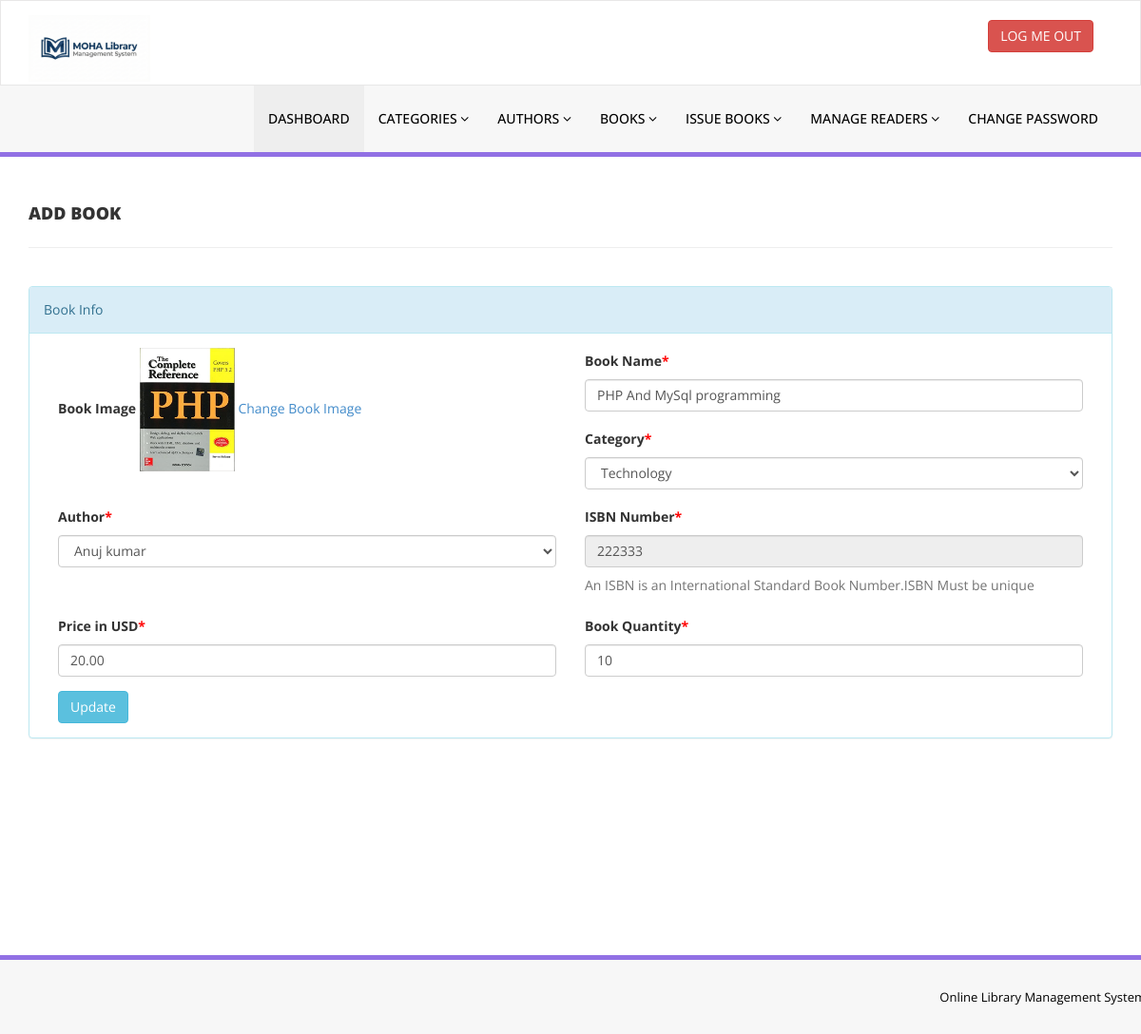
The page /admin/edit-book.php?bookid=1 (signed in) on the database as committed earlier.
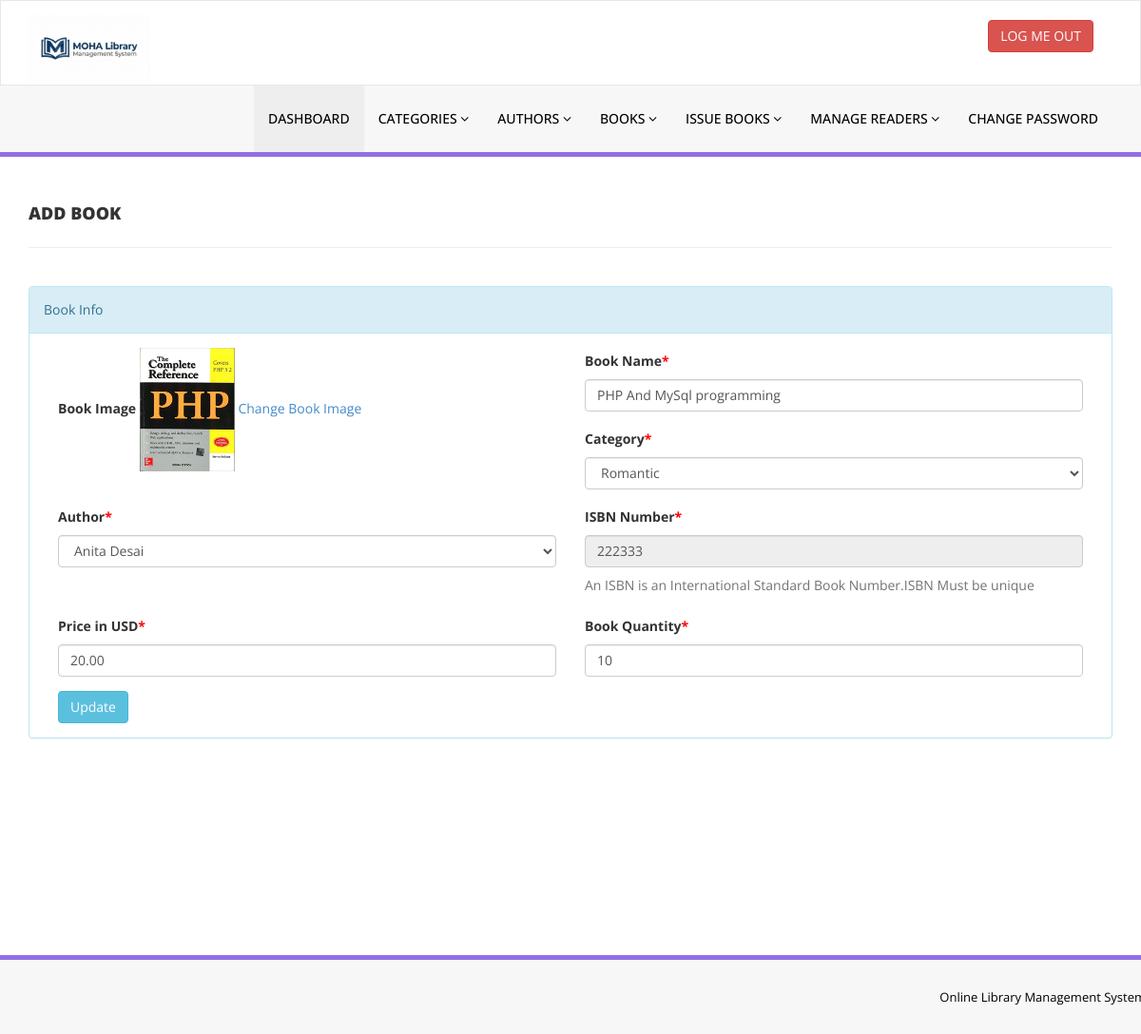
The same page on the database as committed later.
### tables this page shows
CREATE TABLE `tblbooks` (
  `id` int(11) NOT NULL,
  `BookName` varchar(255) DEFAULT NULL,
  `CatId` int(11) DEFAULT NULL,
  `AuthorId` int(11) DEFAULT NULL,
  `ISBNNumber` varchar(25) DEFAULT NULL,
  `BookPrice` decimal(10,2) DEFAULT NULL,
  `bookImage` varchar(250) NOT NULL,
  `isIssued` int(1) DEFAULT NULL,
  `RegDate` timestamp NULL DEFAULT current_timestamp(),
  `UpdationDate` timestamp NULL DEFAULT NULL ON UPDATE current_timestamp(),
  `bookQty` int(11) DEFAULT NULL
);

CREATE TABLE `tblcategory` (
  `id` int(11) NOT NULL,
  `CategoryName` varchar(150) DEFAULT NULL,
  `Status` int(1) DEFAULT NULL,
  `CreationDate` timestamp NULL DEFAULT current_timestamp(),
  `UpdationDate` timestamp NULL DEFAULT '0000-00-00 00:00:00' ON UPDATE current_timestamp()
);

CREATE TABLE `tblauthors` (
  `id` int(11) NOT NULL,
  `AuthorName` varchar(159) DEFAULT NULL,
  `creationDate` timestamp NULL DEFAULT current_timestamp(),
  `UpdationDate` timestamp NULL DEFAULT NULL ON UPDATE current_timestamp()
);

### admin/edit-book.php (the view, shortened to what this page needs)
<?php
include('includes/config.php');
if(strlen($_SESSION['alogin'])==0)
    {
header('location:index.php');
}
else{
?>
<!DOCTYPE html>
<html xmlns="http://www.w3.org/1999/xhtml">
<head>
    <link href="assets/css/bootstrap.css" rel="stylesheet" />
    <link href="assets/css/font-awesome.css" rel="stylesheet" />
    <link href="assets/css/style.css" rel="stylesheet" />
</head>
<body>
<?php include('includes/header.php');?>
    <div class="content-wrapper">
         <div class="container">
        <div class="row pad-botm">
            <div class="col-md-12">
                <h4 class="header-line">Add Book</h4>
                            </div>
</div>
<div class="row">
<div class="col-md12 col-sm-12 col-xs-12">
<div class="panel panel-info">
<div class="panel-heading">
Book Info
</div>
<div class="panel-body">
<form role="form" method="post">
<?php
$bookid=intval($_GET['bookid']);
$sql = "SELECT tblbooks.BookName,tblcategory.CategoryName,tblcategory.id as cid,tblauthors.AuthorName,tblauthors.id as athrid,tblbooks.ISBNNumber,tblbooks.BookPrice,tblbooks.id as bookid,tblbooks.bookImage,bookQty from  tblbooks join tblcategory on tblcategory.id=tblbooks.CatId join tblauthors on tblauthors.id=tblbooks.AuthorId where tblbooks.id=:bookid";
$query = $dbh -> prepare($sql);
$query->bindParam(':bookid',$bookid,PDO::PARAM_STR);
$query->execute();
$results=$query->fetchAll(PDO::FETCH_OBJ);
if($query->rowCount() > 0)
{
foreach($results as $result)
{               ?>
<div class="col-md-6">
<div class="form-group">
<label>Book Image</label>
<img src="bookimg/<?php echo htmlentities($result->bookImage);?>" width="100">
<a href="change-bookimg.php?bookid=<?php echo htmlentities($result->bookid);?>">Change Book Image</a>
</div></div>
<div class="col-md-6">
<div class="form-group">
<label>Book Name<span style="color:red;">*</span></label>
<input class="form-control" type="text" name="bookname" value="<?php echo htmlentities($result->BookName);?>" required />
</div></div>
<div class="col-md-6">
<div class="form-group">
<label> Category<span style="color:red;">*</span></label>
<select class="form-control" name="category" required="required">
<option value="<?php echo htmlentities($result->cid);?>"> <?php echo htmlentities($catname=$result->CategoryName);?></option>
</select>
</div></div>
<div class="col-md-6">
<div class="form-group">
<label> Author<span style="color:red;">*</span></label>
<select class="form-control" name="author" required="required">
<option value="<?php echo htmlentities($result->athrid);?>"> <?php echo htmlentities($athrname=$result->AuthorName);?></option>
</select>
</div></div>
<div class="col-md-6">
<div class="form-group">
<label>ISBN Number<span style="color:red;">*</span></label>
<input class="form-control" type="text" name="isbn" value="<?php echo htmlentities($result->ISBNNumber);?>"  readonly />
<p class="help-block">An ISBN is an International Standard Book Number.ISBN Must be unique</p>
</div></div>
<div class="col-md-6">
 <div class="form-group">
 <label>Price in USD<span style="color:red;">*</span></label>
 <input class="form-control" type="text" name="price" value="<?php echo htmlentities($result->BookPrice);?>"   required="required" />
 </div></div>
<div class="col-md-6">
 <div class="form-group">
 <label>Book Quantity<span style="color:red;">*</span></label>
 <input class="form-control" type="text" name="bqty" autocomplete="off" value="<?php echo htmlentities($result->bookQty);?>"   required="required" />
 </div>
</div>
 <?php }} ?><div class="col-md-12">
<button type="submit" name="update" class="btn btn-info">Update </button></div>
                                    </form>
                            </div>
                        </div>
                            </div>
        </div>
    </div>
    </div>
  <?php include('includes/footer.php');?>
</body>
</html>
<?php } ?>

Rows that differ between the two databases and show on the page:
changed tblbooks "PHP And MySql programming": category "Technology" → "Romantic"; author "Anuj kumar" → "Anita Desai"
